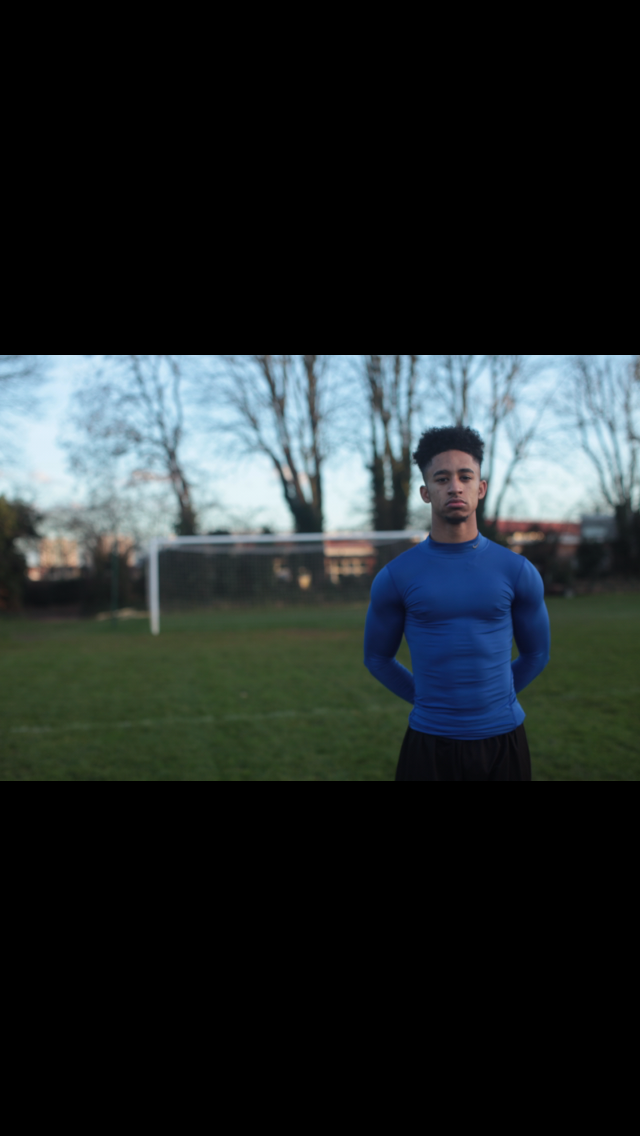
#> input picture Face2.PNG, 640 x 1136 px, found by its file name
$ python 'OpenCV Face Detection.py'
#> lines starting #> are read from the running program, lines starting #| are printed output that depends on the picture; after the words box and inside, x2 and y2 are one past the last pixel; in counts of white or black regions, pixels touching at a corner belong together
import cv2

face_cascade = cv2.CascadeClassifier("haarcascade_frontalface_default.xml")

img = cv2.imread("Face2.png")
#> img is the input picture: shape (1136, 640, 3); mean B, G, R 42.2, 41.2, 34.5

gray_img = cv2.cvtColor(img, cv2.COLOR_BGR2GRAY)
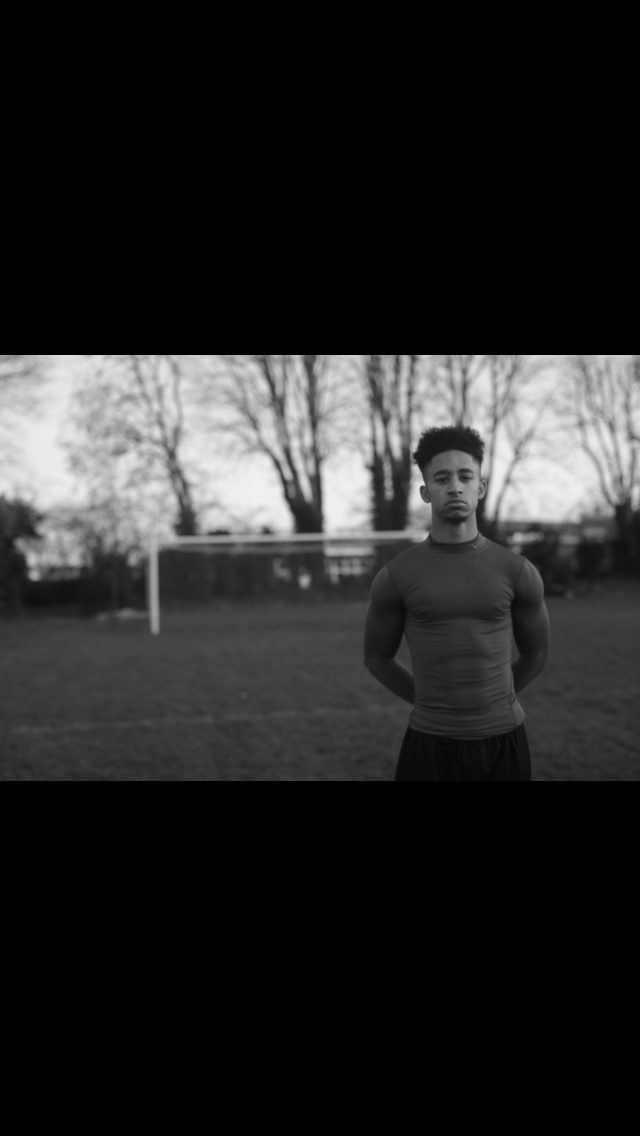
#> gray_img: shape (1136, 640); min 0, max 240, mean 39.3

#These arent normal parameters but for the image sample used i had to play around.
faces = face_cascade.detectMultiScale(gray_img, scaleFactor=1.20, minNeighbors=8)
#> faces = [[422, 452, 65, 65]]

for x,y,w,h in faces:
    img = cv2.rectangle(img, (x,y), (x+w,y+h), (0,255,0),3)
#> this loop made 1 pass
#> pass 1, `img = cv2.rectangle(img, (x,y), (x+w,y+h), (0,255,0),3)`:
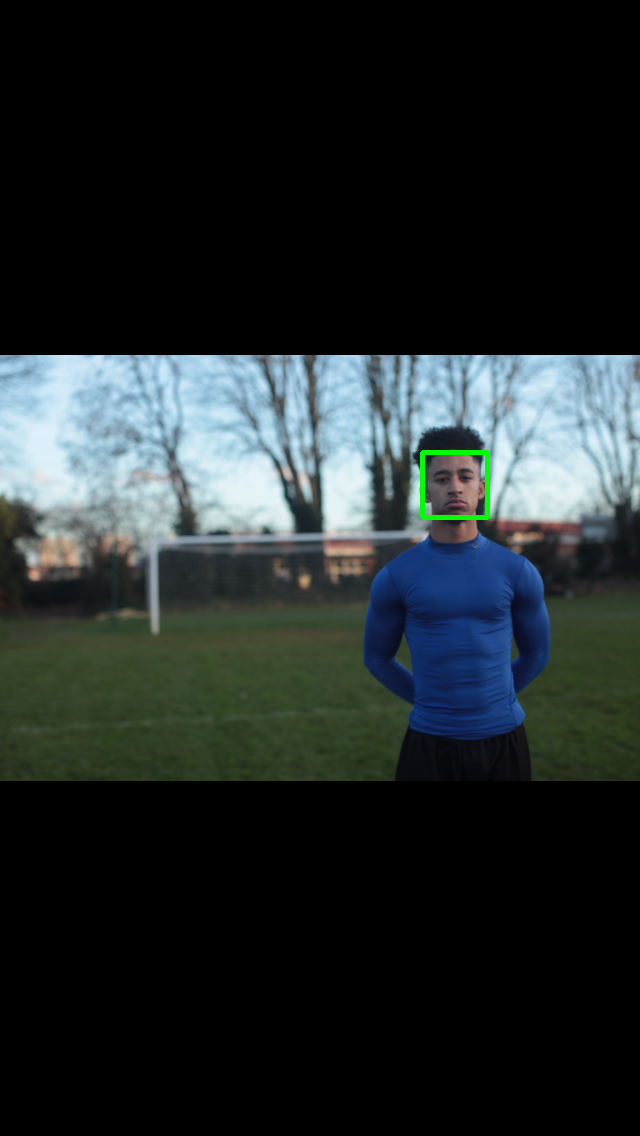
#> img: shape (1136, 640, 3); 0.18% of pixels changed, all inside (x1, y1, x2, y2) = (420, 450, 490, 520)

cv2.imshow("Gray", img)

cv2.waitKey(0)

cv2.destroyAllWindows()
